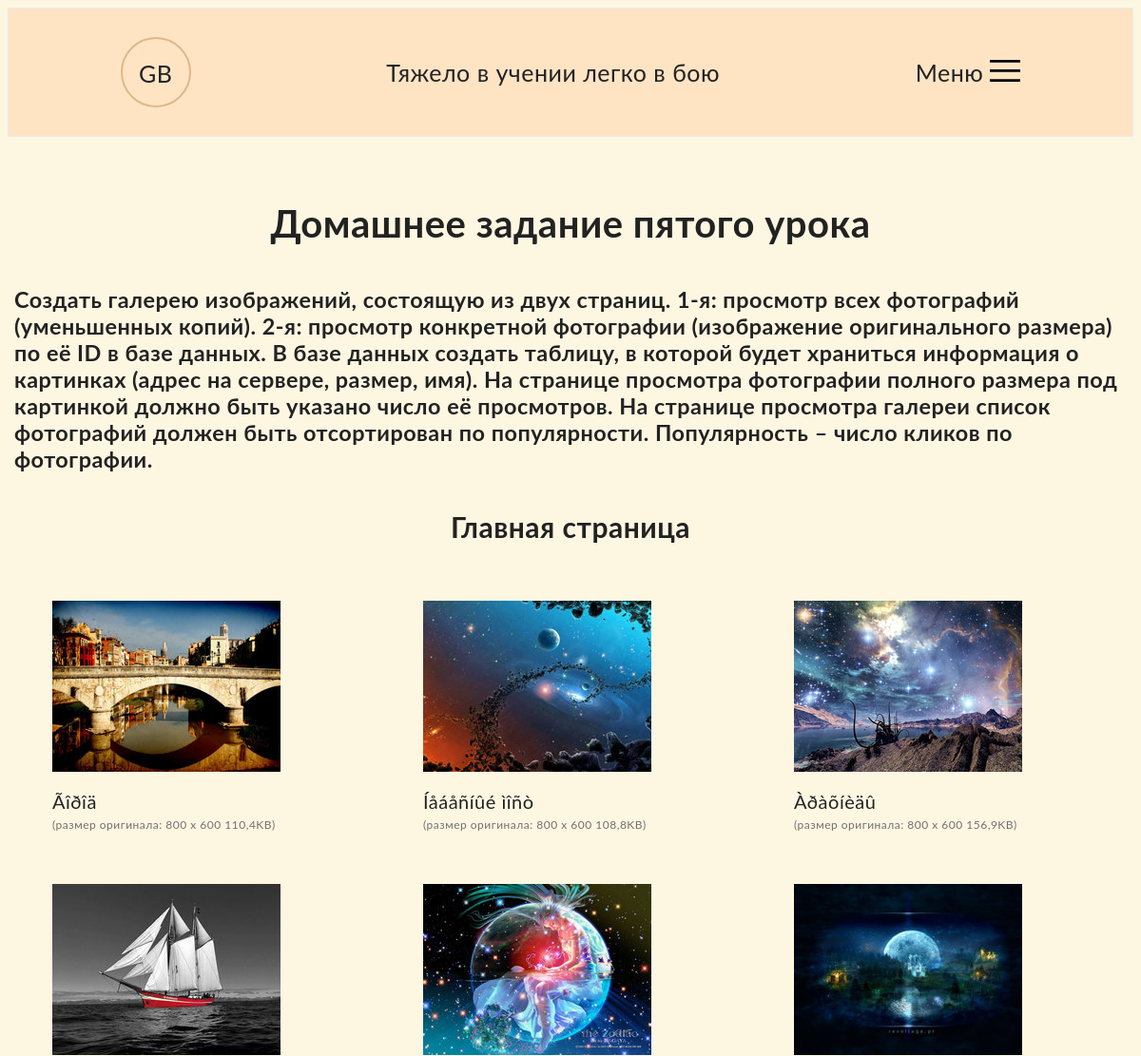
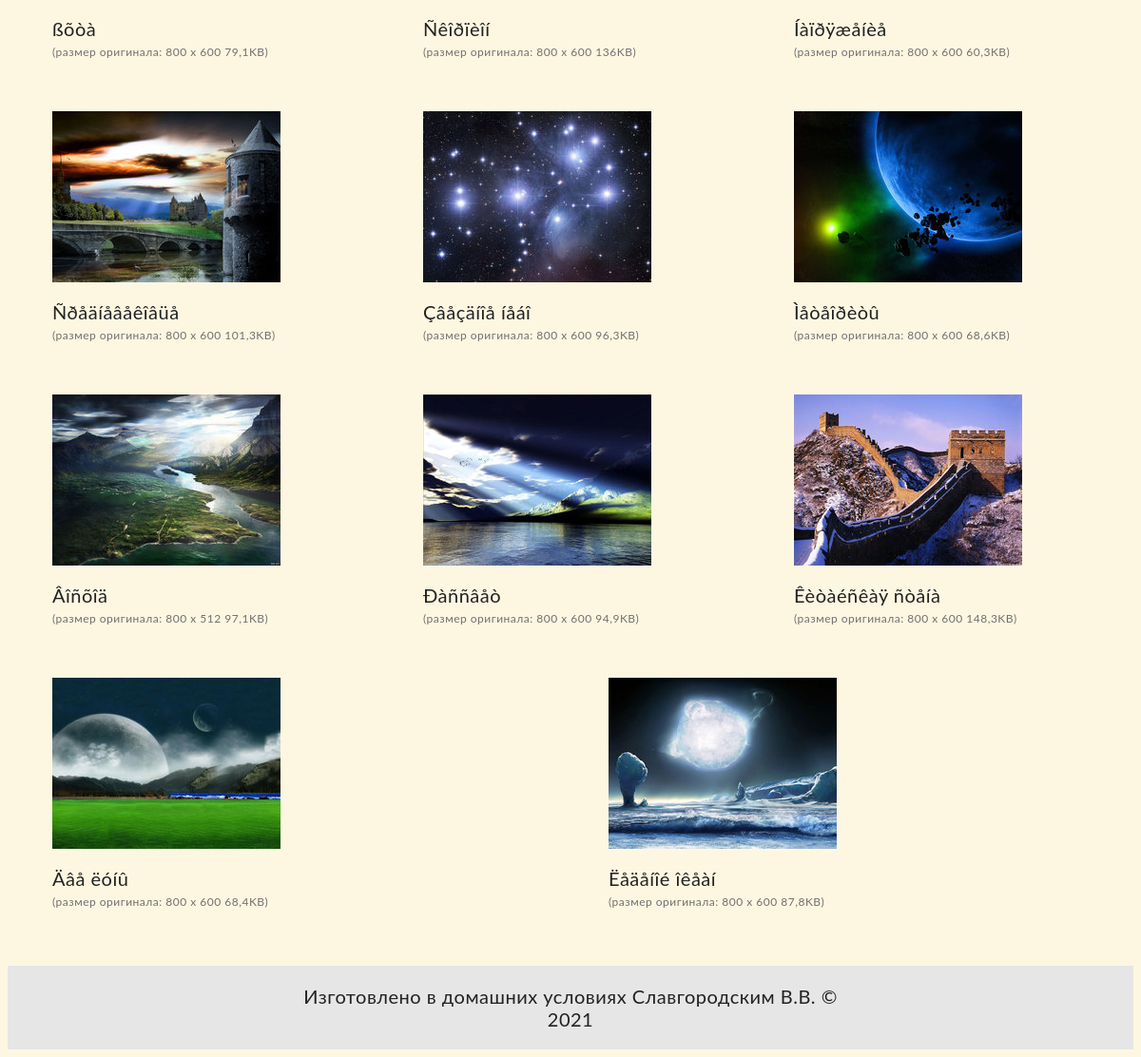
The page / on the database its author committed (2 pictures, top to bottom).
### tables this page shows
CREATE TABLE `media`(
	`id` SERIAL PRIMARY KEY,
	`filename` VARCHAR(255)	
);

CREATE TABLE `images_mini` (
	`id` SERIAL,
    `url_img_mini` VARCHAR(100),
    `size` VARCHAR(100),
    `media_id` BIGINT UNSIGNED,

    FOREIGN KEY (media_id) REFERENCES media(id)
);

CREATE TABLE `images_big` (
	`id` SERIAL,
    `url_img_big` VARCHAR(100),
    `size` VARCHAR(100),
    `view_count` INT UNSIGNED NOT NULL,
    `media_id` BIGINT UNSIGNED,

    FOREIGN KEY (media_id) REFERENCES media(id)
);

### engine/main.php (called while the page is built, shortened)
<?php
$titlePage = 'Домашнее задание пятого урока';
$footer = 'Изготовлено в домашних условиях Славгородским В.В. &copy;';
$dateYear = date('Y');

### engine/homeWorkTask.php (the view, shortened to what this page needs)
<?php
include_once 'config/config.php';
$sqlOnePage = 'SELECT media.filename, images_mini.url_img_mini, images_big.url_img_big, images_big.size FROM media JOIN images_mini ON images_mini.media_id = media.id JOIN images_big ON images_big.media_id = media.id ORDER BY images_big.view_count DESC';
$resultOnePage = mysqli_query($connect_db, $sqlOnePage);
function createArrayImage($arrayData)
{
    foreach ($arrayData as $key => $value) {
        renderListImage($value);
    }
}
function renderListImage($dataBase)
{
    echo  " <figure class='list-images__item'>
                <a href='twoPage.php?photo=$dataBase[url_img_big]'>
                   <img src='$dataBase[url_img_mini]' class='list-images__photo' alt='photo'>
                </a>
                <figcaption class='list-images__name'>$dataBase[filename]
                    <span class='list-images__text'>
                    (размер оригинала: $dataBase[size])</span>
                </figcaption>
            </figure>";
}

### templates/header.php (shortened to what this page needs)
<!DOCTYPE html>
<html lang="ru">
<head>
    <link rel="stylesheet" href="public/style/style.css">
</head>
<body>
    <header class="header">
        <div class="header__wrapper container">
            <div class="header__logo">GB</div>
            <div class="header__text"> Тяжело в учении легко в бою</div>
            <div class="header__menu">Меню
                <svg class="header__menu-icons" viewBox="0 0 32 23" width="32" height="23">
                    <path d="M0 23V20.31H32V23H0ZM0 12.76V10.07H32V12.76H0ZM0 2.69V0H32V2.69H0Z" />
                </svg>
            </div>
        </div>
    </header>
    <main class="main container">
        <?php
        include_once 'engine/homeWorkTask.php'
        ?>
        <h1 class="title"><?php echo $titlePage ?></h1>
        <h3>Создать галерею изображений, состоящую из двух страниц.
            1-я: просмотр всех фотографий (уменьшенных копий).
            2-я: просмотр конкретной фотографии (изображение оригинального размера) по её ID в базе данных.
            В базе данных создать таблицу, в которой будет храниться информация о картинках (адрес на сервере, размер, имя).
            На странице просмотра фотографии полного размера под картинкой должно быть указано число её просмотров.
            На странице просмотра галереи список фотографий должен быть отсортирован по популярности. Популярность – число кликов по фотографии.</h3>

### index.php
<?php
include_once 'engine/main.php';
include_once 'templates/header.php'
?>
<h2 class="title">Главная страница</h2>
<div class="list-images">
  <?php
  createArrayImage($arrayDataOnePage)
  ?>
</div>
<?php
include_once 'templates/footer.php'
?>

### templates/footer.php (shortened to what this page needs)
</main>
<footer class="footer"><?php echo $footer ?> <br> <?php echo $dateYear ?></footer>
</body>
</html>

### public/style/style.css (style rules this page uses)
body { font-family: 'Lato', sans-serif; font-size: 20px; font-weight: 400; letter-spacing: 0.025em; color: #222222; background-color: #fdf7e2; }
span { display: block; margin: 0; padding: 0; }
.container { max-width: 1170px; margin: 0 auto; padding: 0 15px; }
.header { position: relative; padding: 30px 0; font-size: 25px; background-color: bisque; border: 1px solid #ececec; }
.header__wrapper { display: flex; justify-content: space-around; align-items: center; }
.header__logo { width: 40px; height: 40px; padding: 15px; text-align: center; line-height: 42px; border: 2px solid burlywood; border-radius: 50%; }
.header__menu { cursor: pointer; }
.list-images { display: flex; flex-wrap: wrap; justify-content: space-between; align-items: center; }
.list-images__item { flex: 1 1 auto; }
.list-images__name { padding: 15px 0; }
.list-images__text { padding-top: 5px; font-size: 12px; color: #746f6f; }
.main { padding: 25px 0; }
.title { text-align: center; padding: 15px 0; }
.footer { padding: 20px 0; text-align: center; background-color: #e6e6e6; }

### rows shown on the page
media: images_mini.url_img_mini (picture), filename "Ãîðîä", images_big.size "800 x 600 110,4KB"
media: images_mini.url_img_mini (picture), filename "Íåáåñíûé ìîñò", images_big.size "800 x 600 108,8KB"
media: images_mini.url_img_mini (picture), filename "Àðàõíèäû", images_big.size "800 x 600 156,9KB"
media: images_mini.url_img_mini (picture), filename "ßõòà", images_big.size "800 x 600 79,1KB"
media: images_mini.url_img_mini (picture), filename "Ñêîðïèîí", images_big.size "800 x 600 136KB"
media: images_mini.url_img_mini (picture), filename "Íàïðÿæåíèå", images_big.size "800 x 600 60,3KB"
media: images_mini.url_img_mini (picture), filename "Ñðåäíåâåêîâüå", images_big.size "800 x 600 101,3KB"
media: images_mini.url_img_mini (picture), filename "Çâåçäíîå íåáî", images_big.size "800 x 600 96,3KB"
media: images_mini.url_img_mini (picture), filename "Ìåòåîðèòû", images_big.size "800 x 600 68,6KB"
media: images_mini.url_img_mini (picture), filename "Âîñõîä", images_big.size "800 x 512 97,1KB"
media: images_mini.url_img_mini (picture), filename "Ðàññâåò", images_big.size "800 x 600 94,9KB"
media: images_mini.url_img_mini (picture), filename "Êèòàéñêàÿ ñòåíà", images_big.size "800 x 600 148,3KB"
media: images_mini.url_img_mini (picture), filename "Äâå ëóíû", images_big.size "800 x 600 68,4KB"
media: images_mini.url_img_mini (picture), filename "Ëåäåíîé îêåàí", images_big.size "800 x 600 87,8KB"

### other values the page prints
$titlePage "Домашнее задание пятого урока"
$footer "Изготовлено в домашних условиях Славгородским В.В. ©"
